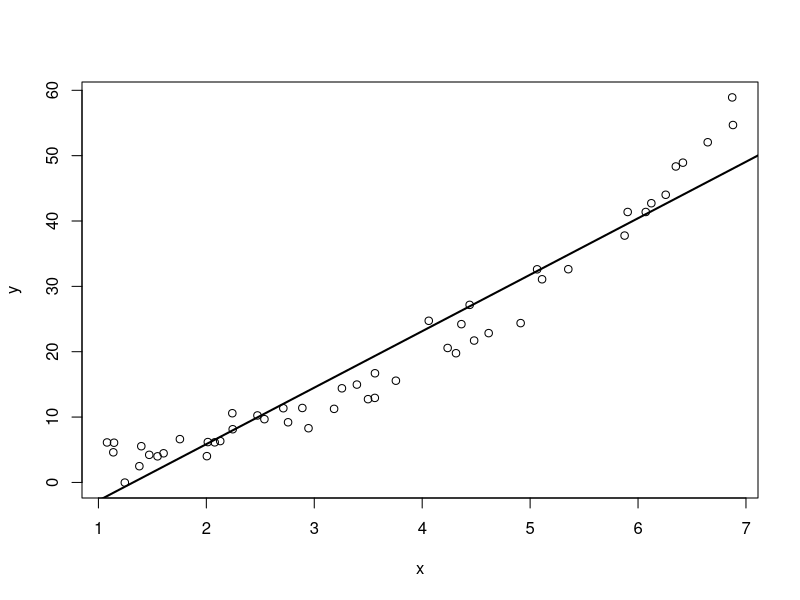

R code for this plot:
x <- runif(50, 1, 7)
y <- 2 + 1.1*x^2 + rnorm(50, 0, 2.5)

m <- lm(y ~ x)
plot(x, y)
abline(m, lwd=2)
summary(m)$r.squared
